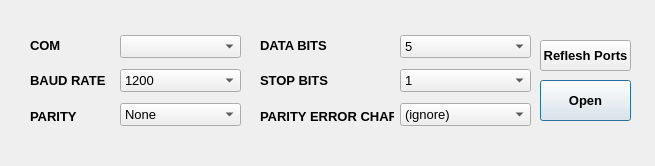
<?xml version="1.0" encoding="UTF-8"?>
<ui version="4.0">
 <class>SerialConnectDialog</class>
 <widget class="QDialog" name="SerialConnectDialog">
  <property name="geometry">
   <rect>
    <x>0</x>
    <y>0</y>
    <width>655</width>
    <height>166</height>
   </rect>
  </property>
  <property name="windowTitle">
   <string>Dialog</string>
  </property>
  <widget class="QPushButton" name="btnOpenPort">
   <property name="geometry">
    <rect>
     <x>540</x>
     <y>80</y>
     <width>91</width>
     <height>41</height>
    </rect>
   </property>
   <property name="font">
    <font>
     <pointsize>10</pointsize>
     <bold>true</bold>
    </font>
   </property>
   <property name="text">
    <string>Open</string>
   </property>
  </widget>
  <widget class="QPushButton" name="btnPortsInfo">
   <property name="geometry">
    <rect>
     <x>540</x>
     <y>40</y>
     <width>91</width>
     <height>31</height>
    </rect>
   </property>
   <property name="font">
    <font>
     <pointsize>10</pointsize>
     <bold>true</bold>
    </font>
   </property>
   <property name="text">
    <string>Reflesh Ports</string>
   </property>
  </widget>
  <widget class="QWidget" name="">
   <property name="geometry">
    <rect>
     <x>30</x>
     <y>30</y>
     <width>89</width>
     <height>101</height>
    </rect>
   </property>
   <layout class="QVBoxLayout" name="verticalLayout">
    <item>
     <widget class="QLabel" name="label">
      <property name="font">
       <font>
        <pointsize>10</pointsize>
        <bold>true</bold>
       </font>
      </property>
      <property name="text">
       <string>COM</string>
      </property>
     </widget>
    </item>
    <item>
     <widget class="QLabel" name="label_2">
      <property name="font">
       <font>
        <pointsize>10</pointsize>
        <bold>true</bold>
       </font>
      </property>
      <property name="text">
       <string>BAUD RATE</string>
      </property>
     </widget>
    </item>
    <item>
     <widget class="QLabel" name="label_3">
      <property name="font">
       <font>
        <pointsize>10</pointsize>
        <bold>true</bold>
       </font>
      </property>
      <property name="text">
       <string>PARITY</string>
      </property>
     </widget>
    </item>
   </layout>
  </widget>
  <widget class="QWidget" name="">
   <property name="geometry">
    <rect>
     <x>120</x>
     <y>30</y>
     <width>121</width>
     <height>101</height>
    </rect>
   </property>
   <layout class="QVBoxLayout" name="verticalLayout_2">
    <item>
     <widget class="QComboBox" name="cmbPorts">
      <property name="font">
       <font>
        <pointsize>10</pointsize>
       </font>
      </property>
     </widget>
    </item>
    <item>
     <widget class="QComboBox" name="cmbBaudrates">
      <property name="font">
       <font>
        <pointsize>10</pointsize>
       </font>
      </property>
      <property name="currentText">
       <string>1200</string>
      </property>
      <item>
       <property name="text">
        <string>1200</string>
       </property>
      </item>
      <item>
       <property name="text">
        <string>2400</string>
       </property>
      </item>
      <item>
       <property name="text">
        <string>4800</string>
       </property>
      </item>
      <item>
       <property name="text">
        <string>9600</string>
       </property>
      </item>
      <item>
       <property name="text">
        <string>19200</string>
       </property>
      </item>
      <item>
       <property name="text">
        <string>38400</string>
       </property>
      </item>
      <item>
       <property name="text">
        <string>57600</string>
       </property>
      </item>
      <item>
       <property name="text">
        <string>115200</string>
       </property>
      </item>
     </widget>
    </item>
    <item>
     <widget class="QComboBox" name="cmbParitys">
      <property name="font">
       <font>
        <pointsize>10</pointsize>
       </font>
      </property>
      <property name="currentText">
       <string>None</string>
      </property>
      <item>
       <property name="text">
        <string>None</string>
       </property>
      </item>
      <item>
       <property name="text">
        <string>Even</string>
       </property>
      </item>
      <item>
       <property name="text">
        <string>Odd</string>
       </property>
      </item>
      <item>
       <property name="text">
        <string>Space</string>
       </property>
      </item>
      <item>
       <property name="text">
        <string>Mark</string>
       </property>
      </item>
     </widget>
    </item>
   </layout>
  </widget>
  <widget class="QWidget" name="">
   <property name="geometry">
    <rect>
     <x>260</x>
     <y>30</y>
     <width>134</width>
     <height>101</height>
    </rect>
   </property>
   <layout class="QVBoxLayout" name="verticalLayout_3">
    <item>
     <widget class="QLabel" name="label_5">
      <property name="font">
       <font>
        <pointsize>10</pointsize>
        <bold>true</bold>
       </font>
      </property>
      <property name="text">
       <string>DATA BITS</string>
      </property>
     </widget>
    </item>
    <item>
     <widget class="QLabel" name="label_4">
      <property name="font">
       <font>
        <pointsize>10</pointsize>
        <bold>true</bold>
       </font>
      </property>
      <property name="text">
       <string>STOP BITS</string>
      </property>
     </widget>
    </item>
    <item>
     <widget class="QLabel" name="label_6">
      <property name="font">
       <font>
        <pointsize>10</pointsize>
        <bold>true</bold>
       </font>
      </property>
      <property name="text">
       <string>PARITY ERROR CHAR.</string>
      </property>
     </widget>
    </item>
   </layout>
  </widget>
  <widget class="QWidget" name="">
   <property name="geometry">
    <rect>
     <x>400</x>
     <y>30</y>
     <width>131</width>
     <height>101</height>
    </rect>
   </property>
   <layout class="QVBoxLayout" name="verticalLayout_4">
    <item>
     <widget class="QComboBox" name="cmbDataBits">
      <property name="font">
       <font>
        <pointsize>10</pointsize>
       </font>
      </property>
      <property name="editable">
       <bool>false</bool>
      </property>
      <property name="currentText">
       <string>5</string>
      </property>
      <item>
       <property name="text">
        <string>5</string>
       </property>
      </item>
      <item>
       <property name="text">
        <string>6</string>
       </property>
      </item>
      <item>
       <property name="text">
        <string>7</string>
       </property>
      </item>
      <item>
       <property name="text">
        <string>8</string>
       </property>
      </item>
     </widget>
    </item>
    <item>
     <widget class="QComboBox" name="cmbStopBits">
      <property name="font">
       <font>
        <pointsize>10</pointsize>
       </font>
      </property>
      <property name="currentText">
       <string>1</string>
      </property>
      <item>
       <property name="text">
        <string>1</string>
       </property>
      </item>
      <item>
       <property name="text">
        <string>1.5</string>
       </property>
      </item>
      <item>
       <property name="text">
        <string>2</string>
       </property>
      </item>
     </widget>
    </item>
    <item>
     <widget class="QComboBox" name="cmbParitysError">
      <property name="font">
       <font>
        <pointsize>10</pointsize>
       </font>
      </property>
      <property name="currentText">
       <string>(ignore)</string>
      </property>
      <item>
       <property name="text">
        <string>(ignore)</string>
       </property>
      </item>
      <item>
       <property name="text">
        <string>35 ('#')</string>
       </property>
      </item>
      <item>
       <property name="text">
        <string>42 ('*')</string>
       </property>
      </item>
      <item>
       <property name="text">
        <string>63 ('?')</string>
       </property>
      </item>
      <item>
       <property name="text">
        <string>248 ('ø')</string>
       </property>
      </item>
     </widget>
    </item>
   </layout>
  </widget>
 </widget>
 <resources/>
 <connections/>
</ui>
